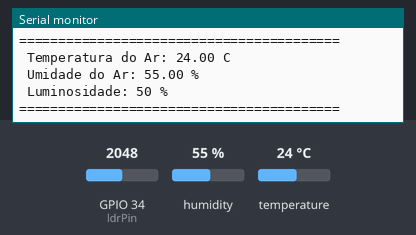
Recording of a program running on a simulated ESP32. On the bench: the last lines printed to the serial monitor. The test bench sets the inputs (shaded band); at power-on: humidity 55 %, GPIO 34 (ldrPin) = 2048, temperature 24 °C.

Above: at 2.8 s.
2.9 s: humidity set to 22 %
At 4.5 s:
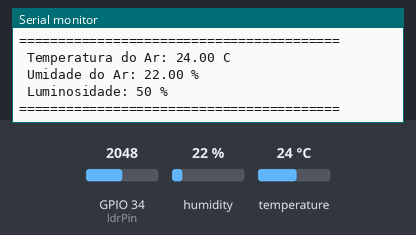
5.6 s: GPIO 34 (ldrPin) set to 2866
At 6.5 s:
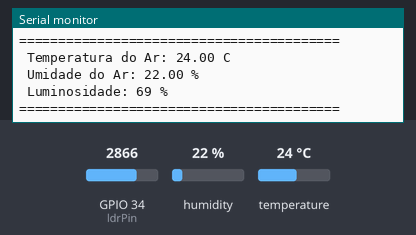
8.3 s: temperature set to 12 °C
11.0 s: GPIO 34 (ldrPin) set to 3603
At 12.6 s:
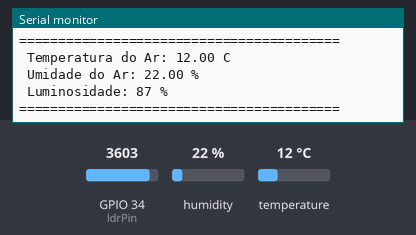
13.7 s: humidity set to 40 %
At 14.6 s:
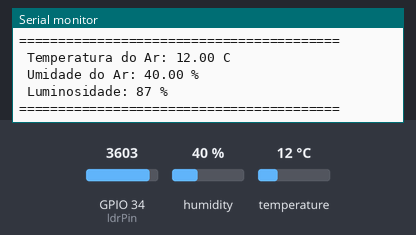
Timing chart, 0 to 16.7 s (numbered marks = the images above; inputs shaded):
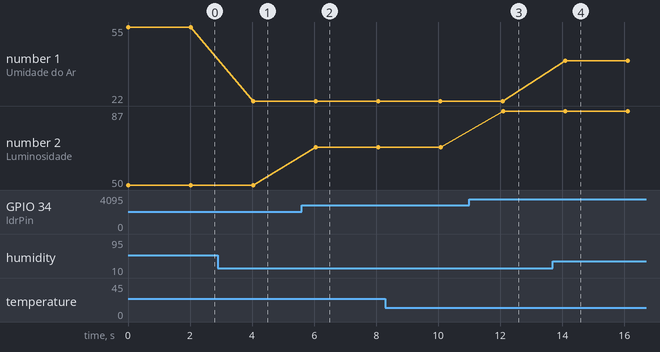

Measured:
- after the input at 2.9 s, the serial monitor: prints a new line after 1.1 s (image 1)
- after the input at 5.6 s, the serial monitor: prints a new line after 0.45 s (image 2)
- after the input at 11.0 s, the serial monitor: prints a new line after 1.1 s (image 3)
- after the input at 13.7 s, the serial monitor: prints a new line after 0.40 s (image 4)
- plotted number 1: 55 → 22 after the input at 2.9 s, 22 → 40 after the input at 13.7 s
- plotted number 2: 50 → 69 after the input at 5.6 s, 69 → 87 after the input at 11.0 s

The program:

main.cpp
```cpp
#include <DHT.h>

#define DHTPIN 15
#define DHTTYPE DHT22
DHT dht(DHTPIN, DHTTYPE);

const int ldrPin = 34;

void setup() {
  Serial.begin(115200);
  dht.begin();
  pinMode(ldrPin, INPUT);
}

void loop() {
  float umidade = dht.readHumidity();
  float temperatura = dht.readTemperature();
  int ldrValue = analogRead(ldrPin);

  int luminosidadePercent = map(ldrValue, 0, 4095, 0, 100);

  Serial.println("=========================================");
  Serial.print(" Temperatura do Ar: ");
  Serial.print(temperatura);
  Serial.println(" C");
  Serial.print(" Umidade do Ar: ");
  Serial.print(umidade);
  Serial.println(" %");
  Serial.print(" Luminosidade: ");
  Serial.print(luminosidadePercent);
  Serial.println(" %");
  Serial.println("=========================================");

  delay(2000);
}
```
